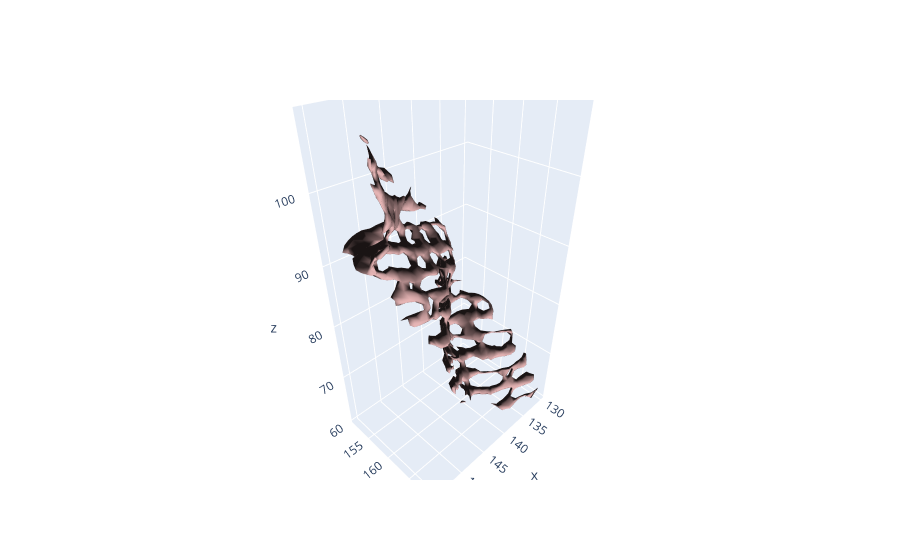

Source (notebook cell):
### Code cell
from soma import aims
import moving_averages as ma

temp_dir = tempfile.mkdtemp()
mask_filename = f"mask.nii.gz"
aims.write(vol_mask, mask_filename)
bucket_filename = f"mask.bck"
cmd = f"AimsFileConvert -c Bucket -t VOID -e 1 -i {mask_filename} -o {bucket_filename}"
os.system(cmd)

# Displays bucket file
bucket, bucket_raw, dxyz, rot, tr = ma.load_bucket(bucket_filename)
m = cld.buket_to_mesh(bucket)
cld.draw(m)

### Figure 1 — Plotly figure (JSON) as saved in the notebook; plotly's stock layout.template omitted (floating-point values rounded to 4 significant figures; data arrays with more than 128 entries replaced by an {"elided": "..."} marker saying what was removed)
{"data": [{"color": "rgb(255,200,200)", "i": {"elided": "3640 int values"}, "j": {"elided": "3640 int values"}, "k": {"elided": "3640 int values"}, "lighting": {"ambient": 0.1}, "lightposition": {"x": 0, "y": 0, "z": 0}, "name": "trace 0", "opacity": 1, "type": "mesh3d", "x": {"elided": "1770 float values"}, "y": {"elided": "1770 float values"}, "z": {"elided": "1770 float values"}}], "layout": {"legend": {"itemsizing": "constant"}}}
